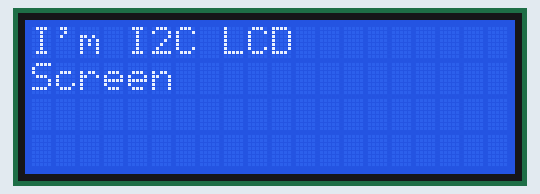
Bench run of a sketch on a simulated SparkFun Pro Micro, built with avr-gcc and run on an emulated ATmega32U4. On the bench: 20×4 character LCD.

Above: at 0.1 s.
At 2.2 s:
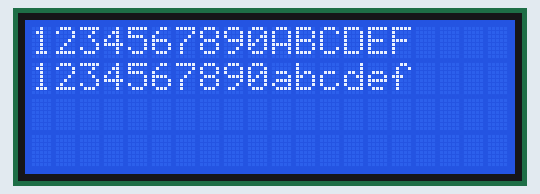

Measured:
- what the display in image 1 shows lasts 1.0 s, from 2.1 s to 3.1 s

The sketch:

I2C_LCD_Display_Sample.ino
```cpp
/*
 * This little simple script is used to show a simplest way to connect and use I2C LCD screen.
 * Screen's I2C address was found using I2C scanner found also in this repository.
 * If using Arduino Pro Micro, the I2C pins are digital 2 and 3, not Analog pins.
 * But this script actually prints the sample text.
 * Older LCD display I2C address: 0x3F
 * Newer LCD display I2C address: 0x27
 *
 * Connections:
 * Vcc - Raw
 * Gnd - Gnd
 * SDA - Pin 2 (SDA)
 * SCL - Pin 3 (SCL)
 *
 * Idea from https://create.arduino.cc/projecthub/Oniichan_is_ded/lcd-i2c-tutorial-664e5a
 */

// Includes
#include <Wire.h>
#include <LiquidCrystal_I2C.h>

LiquidCrystal_I2C lcd(0x3F, 20, 4); // Initializing the library with global variable
//LiquidCrystal_I2C lcd(0x27, 20, 4);// Initializing the library with global variable
bool testLcd = true;               // Added this variable so that we don't have to comment anything out

void setup() {
  Serial.begin(9600);               // Used to print stuff or read user input from serial monitor. Also serial plotter.
  lcd.init();                       // Initializing the LCD screen
  lcd.backlight();                  // Turning the LCD backlight LED on

  lcd.setCursor(0, 0);              // Setting the cursor to column 0, row 0
  lcd.print("I'm I2C LCD");         // Printing text to LCD Screen
  lcd.setCursor(0, 1);              // Setting the cursor to column 0, row 1 (used to line change)
  lcd.print("Screen");              // Printing additional text to LCD screen
}

void loop() {
  // Here we create some test code
  // Calling another method, so if we don't need it we can easily comment it out (it's easier to comment out one line than multiple lines)
  if(testLcd) {
    testLcdScreen();
  }
}

void testLcdScreen() {
  delay(2000);                      // Sleeping for two seconds
  lcd.setCursor(0, 0);              // Setting the cursor to col 0, row 0
  lcd.print("1234567890ABCDEF");    // Printing test code
  lcd.setCursor(0, 1);              // Setting the cursor to col 0, row 1
  lcd.print("1234567890abcdef");    // Printing test code
  delay(1000);                      // Waiting for a second
  lcd.clear();                      // Clearing the LCD
}
```
